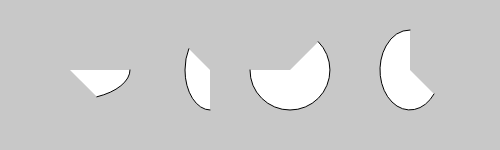
Frame 1 (no input)
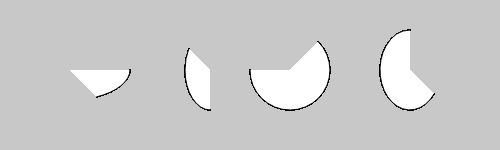
Frame 60 (no input)
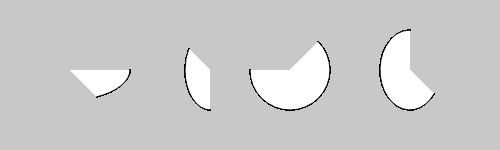
Frame 120 (the mouse pressed at the canvas centre since frame 60)

The p5.js sketch that drew these frames (run headless with seeded random() and noise() and a simulated clock; from frame 60 on, the mouse is pressed at the canvas centre):

// p5.js sketch
// ── sketch.js
function setup() {
	createCanvas(500, 150);
	background(200);
}
function draw() {
	arc(70, 70, 120, 60, 0, radians(45));
	arc(210, 70, 50, 80, radians(450), radians(225));
	arc(290, 70, 80, 80, radians(-45), radians(180));
	arc(410, 70, 60, 80, radians(45), radians(270));
}
